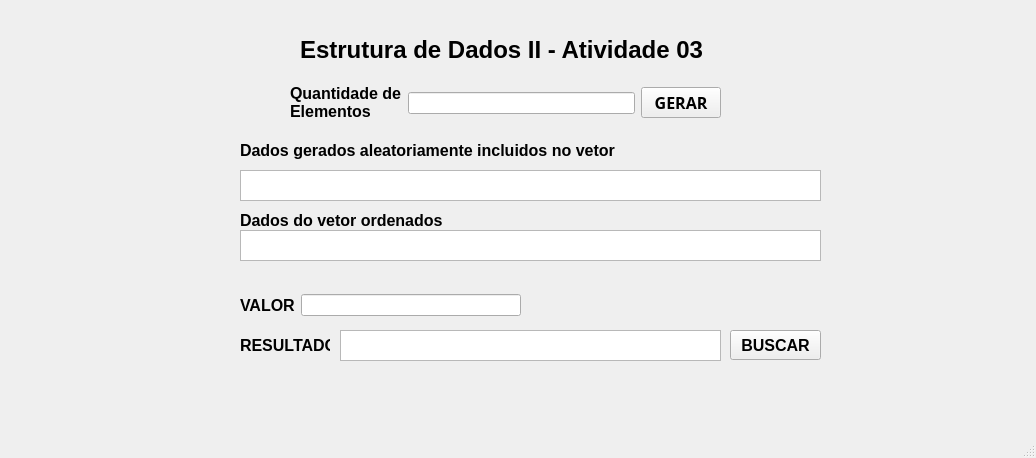
<?xml version="1.0" encoding="UTF-8"?>
<ui version="4.0">
 <class>MainWindow</class>
 <widget class="QMainWindow" name="MainWindow">
  <property name="geometry">
   <rect>
    <x>0</x>
    <y>0</y>
    <width>1036</width>
    <height>458</height>
   </rect>
  </property>
  <property name="windowTitle">
   <string>MainWindow</string>
  </property>
  <widget class="QWidget" name="centralwidget">
   <widget class="QWidget" name="layoutWidget">
    <property name="geometry">
     <rect>
      <x>290</x>
      <y>80</y>
      <width>431</width>
      <height>46</height>
     </rect>
    </property>
    <layout class="QHBoxLayout" name="horizontalLayout">
     <item>
      <widget class="QLabel" name="label_2">
       <property name="text">
        <string>&lt;html&gt;&lt;head/&gt;&lt;body&gt;&lt;p&gt;&lt;span style=&quot; font-size:12pt; font-weight:700; color:#000000;&quot;&gt;Quantidade de&lt;br/&gt;Elementos&lt;/span&gt;&lt;/p&gt;&lt;/body&gt;&lt;/html&gt;</string>
       </property>
      </widget>
     </item>
     <item>
      <widget class="QLineEdit" name="lineEditQuantElementos"/>
     </item>
     <item>
      <widget class="QPushButton" name="pushButtonGerar">
       <property name="font">
        <font>
         <family>Ubuntu Condensed</family>
         <pointsize>12</pointsize>
         <bold>true</bold>
        </font>
       </property>
       <property name="text">
        <string>GERAR</string>
       </property>
      </widget>
     </item>
    </layout>
   </widget>
   <widget class="QLabel" name="label_7">
    <property name="geometry">
     <rect>
      <x>910</x>
      <y>30</y>
      <width>91</width>
      <height>121</height>
     </rect>
    </property>
    <property name="text">
     <string/>
    </property>
    <property name="pixmap">
     <pixmap resource="Recursos.qrc">:/new/prefix1/Fotos/puc-goias-vertical-logo-6B1DC20460-seeklogo.com.png</pixmap>
    </property>
    <property name="scaledContents">
     <bool>true</bool>
    </property>
   </widget>
   <widget class="QWidget" name="layoutWidget_3">
    <property name="geometry">
     <rect>
      <x>240</x>
      <y>290</y>
      <width>281</width>
      <height>31</height>
     </rect>
    </property>
    <layout class="QHBoxLayout" name="horizontalLayout_4">
     <item>
      <widget class="QLabel" name="label_9">
       <property name="text">
        <string>&lt;html&gt;&lt;head/&gt;&lt;body&gt;&lt;p&gt;&lt;span style=&quot; font-size:12pt; font-weight:700;&quot;&gt;VALOR&lt;/span&gt;&lt;/p&gt;&lt;/body&gt;&lt;/html&gt;</string>
       </property>
      </widget>
     </item>
     <item>
      <widget class="QLineEdit" name="lineEditValor"/>
     </item>
    </layout>
   </widget>
   <widget class="QLabel" name="label_6">
    <property name="geometry">
     <rect>
      <x>40</x>
      <y>40</y>
      <width>91</width>
      <height>111</height>
     </rect>
    </property>
    <property name="text">
     <string/>
    </property>
    <property name="pixmap">
     <pixmap resource="Recursos.qrc">:/new/prefix1/Fotos/5381b99b-744e-4884-991c-aff57dbb6a9a (1).jpeg</pixmap>
    </property>
    <property name="scaledContents">
     <bool>true</bool>
    </property>
   </widget>
   <widget class="QLabel" name="label">
    <property name="geometry">
     <rect>
      <x>300</x>
      <y>30</y>
      <width>411</width>
      <height>41</height>
     </rect>
    </property>
    <property name="text">
     <string>&lt;html&gt;&lt;head/&gt;&lt;body&gt;&lt;p&gt;&lt;span style=&quot; font-size:18pt; font-weight:700; color:#000000;&quot;&gt;Estrutura de Dados II - Atividade 03&lt;/span&gt;&lt;/p&gt;&lt;/body&gt;&lt;/html&gt;</string>
    </property>
   </widget>
   <widget class="QLabel" name="label_3">
    <property name="geometry">
     <rect>
      <x>240</x>
      <y>140</y>
      <width>376</width>
      <height>22</height>
     </rect>
    </property>
    <property name="text">
     <string>&lt;html&gt;&lt;head/&gt;&lt;body&gt;&lt;p&gt;&lt;span style=&quot; font-size:12pt; font-weight:700; color:#000000;&quot;&gt;Dados gerados aleatoriamente incluidos no vetor&lt;/span&gt;&lt;/p&gt;&lt;/body&gt;&lt;/html&gt;</string>
    </property>
   </widget>
   <widget class="QTextEdit" name="textEditSaida">
    <property name="geometry">
     <rect>
      <x>240</x>
      <y>170</y>
      <width>581</width>
      <height>31</height>
     </rect>
    </property>
   </widget>
   <widget class="QLabel" name="label_8">
    <property name="geometry">
     <rect>
      <x>240</x>
      <y>210</y>
      <width>579</width>
      <height>22</height>
     </rect>
    </property>
    <property name="text">
     <string>&lt;html&gt;&lt;head/&gt;&lt;body&gt;&lt;p&gt;&lt;span style=&quot; font-size:12pt; font-weight:700;&quot;&gt;Dados do vetor ordenados&lt;/span&gt;&lt;/p&gt;&lt;/body&gt;&lt;/html&gt;</string>
    </property>
   </widget>
   <widget class="QTextEdit" name="textEditSelectionSort">
    <property name="geometry">
     <rect>
      <x>240</x>
      <y>230</y>
      <width>581</width>
      <height>31</height>
     </rect>
    </property>
   </widget>
   <widget class="QLabel" name="label_5">
    <property name="geometry">
     <rect>
      <x>240</x>
      <y>330</y>
      <width>90</width>
      <height>31</height>
     </rect>
    </property>
    <property name="text">
     <string>&lt;html&gt;&lt;head/&gt;&lt;body&gt;&lt;p&gt;&lt;span style=&quot; font-size:12pt; font-weight:700; color:#000000;&quot;&gt;RESULTADO&lt;/span&gt;&lt;/p&gt;&lt;/body&gt;&lt;/html&gt;</string>
    </property>
   </widget>
   <widget class="QTextEdit" name="textEditResultado">
    <property name="geometry">
     <rect>
      <x>340</x>
      <y>330</y>
      <width>381</width>
      <height>31</height>
     </rect>
    </property>
   </widget>
   <widget class="QPushButton" name="pushButton">
    <property name="geometry">
     <rect>
      <x>730</x>
      <y>330</y>
      <width>91</width>
      <height>30</height>
     </rect>
    </property>
    <property name="font">
     <font>
      <pointsize>12</pointsize>
      <bold>true</bold>
     </font>
    </property>
    <property name="text">
     <string>BUSCAR</string>
    </property>
   </widget>
  </widget>
  <widget class="QMenuBar" name="menubar">
   <property name="geometry">
    <rect>
     <x>0</x>
     <y>0</y>
     <width>1036</width>
     <height>21</height>
    </rect>
   </property>
  </widget>
  <widget class="QStatusBar" name="statusbar"/>
 </widget>
 <resources>
  <include location="Recursos.qrc"/>
 </resources>
 <connections/>
</ui>
